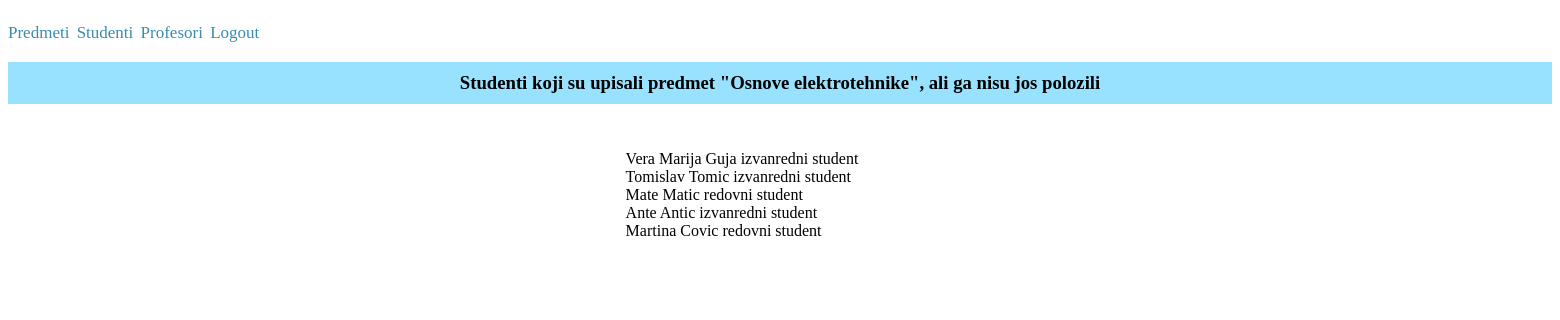
Page /enrolled_not_passed/3/ (signed in) on the committed database.
### app1/models.py (models this page shows, shortened)
class Predmeti(models.Model):
    IZBORNI = (('DA', 'da'), ('NE', 'ne'))
    name = models.CharField(max_length=255)
    kod = models.CharField(max_length=16)
    program = models.TextField()
    ects = models.IntegerField()
    sem_red = models.IntegerField()
    sem_izv = models.IntegerField()
    izborni = models.CharField(max_length=50, choices=IZBORNI)
    lecturer = models.ForeignKey(Korisnik, on_delete=models.CASCADE, blank=True, null=True)

class Korisnik(AbstractUser):
    email = models.EmailField()
    ROLES = (('profesor', 'profesor'), ('student', 'student'))
    role = models.CharField(max_length=50, choices=ROLES)
    STATUS = (('none', 'None'), ('izvanredni student', 'izvanredni student'), ('redovni student', 'redovni student'))
    status = models.CharField(max_length=50, choices=STATUS)

### app1/decorators.py (the view)
    def wrap(request, *args, **kwargs):
        if request.user.role == 'profesor' or request.user.is_superuser:
            return function(request, *args, **kwargs)
        else:
            return redirect('front_page')

### app1/views.py (called while the page is built)
@profesor_required
def enrolled_not_passed(request, subject_id):
    rows = Upisi.objects.filter(predmet = subject_id)
    subject_name = Predmeti.objects.get(id = subject_id).name
    student_arr = []
    for student in rows:
        if (student.status == 'upisan' and student.status != 'polozen'):
            student_arr.append(student.student)
    return render(request, 'enrolled_not_passed.html', {'students':student_arr, 'subject_name':subject_name})

### app1/templates/enrolled_not_passed.html
{% extends 'base.html' %}
{% block enrolled_not_passed %}
<h3>Studenti koji su upisali predmet "{{subject_name}}", ali ga nisu jos polozili</h3>
<div class="passed_students">
    {% for student in students %}
        {{student.first_name}} {{student.last_name}} {{student.status}}<br>
    {% endfor %}
</div>
{% endblock %}

### app1/static/css/style.css (style rules this page uses)
h3 { text-align: center; padding:10px 15px; background-color: rgba(127, 219, 255, 0.805); }
.passed_students { position: relative; left:40%; margin-top:3%; }

### rows in the picture
Predmeti: name "Osnove elektrotehnike"
Korisnik: first_name "Vera Marija", last_name "Guja", status "izvanredni student"
Korisnik: first_name "Tomislav", last_name "Tomic", status "izvanredni student"
Korisnik: first_name "Mate", last_name "Matic", status "redovni student"
Korisnik: first_name "Ante", last_name "Antic", status "izvanredni student"
Korisnik: first_name "Martina", last_name "Covic", status "redovni student"
